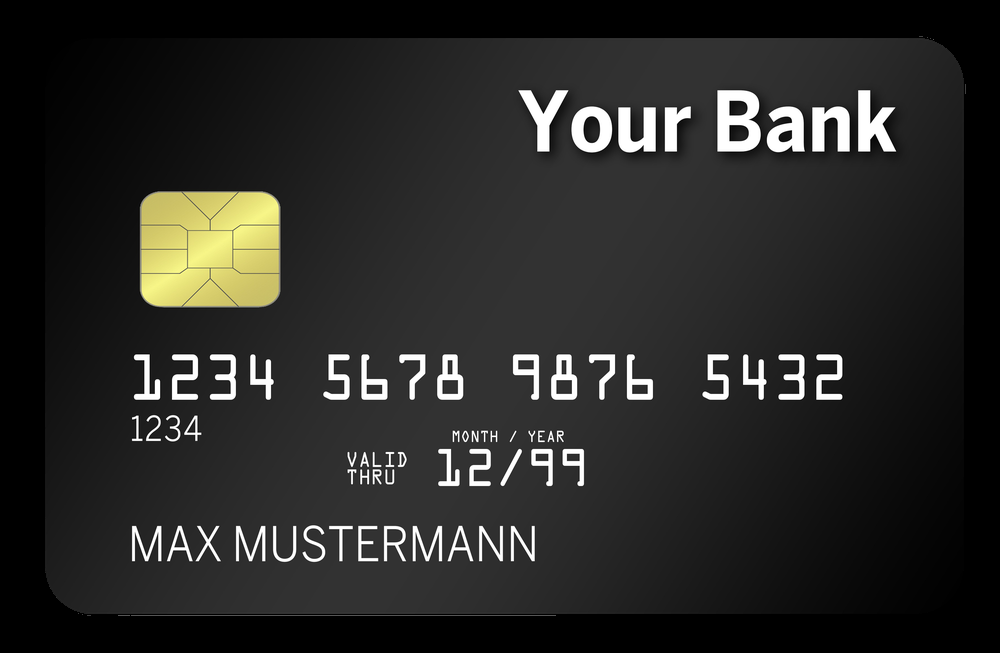
#> input picture test_card.png, 1000 x 653 px, shrunk from 3616 x 2362 before the run
$ python -i measurement_calculator.py   (imports and definitions only)
#> lines starting #> are read from the running program, lines starting #| are printed output that depends on the picture; after the words box and inside, x2 and y2 are one past the last pixel; in counts of white or black regions, pixels touching at a corner belong together
import numpy as np
from typing import Dict, List, Optional
import cv2

class MeasurementCalculator:
    def __init__(self):
        """Initialize measurement calculator"""
        pass

    # [47 lines left out: functions calculate_dimensions, handle_perspective_correction, _calculate_confidence, not called in this run]

    def extract_object_contours(self, warped_image: np.ndarray) -> Optional[np.ndarray]:
        """Extract contours of the object from the top-down warped image."""
        if warped_image is None:
            return None

        # Convert to grayscale
        gray = cv2.cvtColor(warped_image, cv2.COLOR_RGB2GRAY)
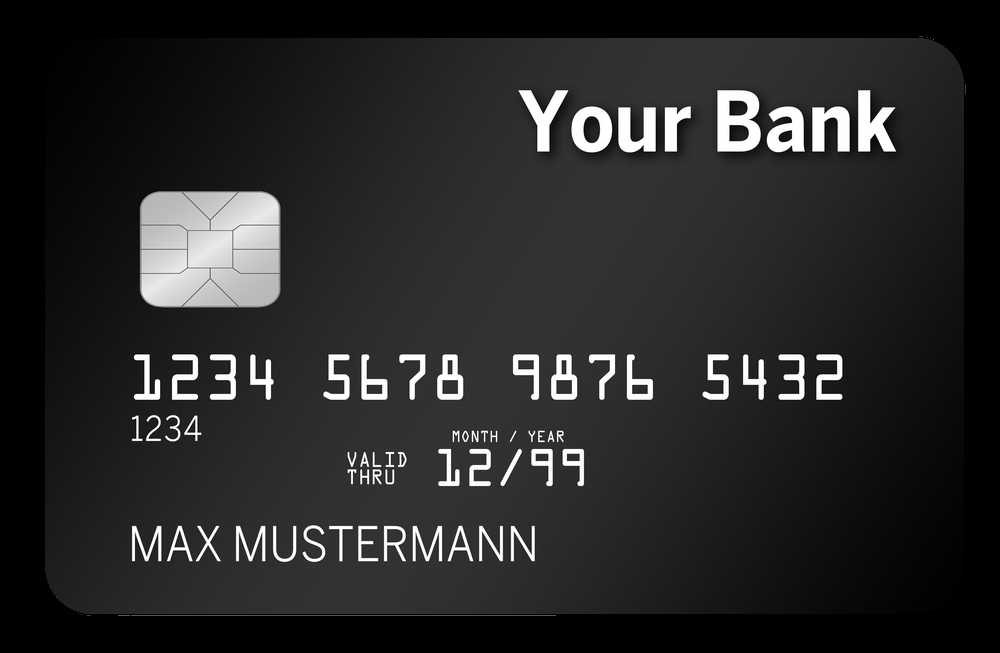
#> gray: shape (653, 1000); min 0, max 255, mean 39.8

        # Apply thresholding to segment the object
        _, thresh = cv2.threshold(gray, 0, 255, cv2.THRESH_BINARY_INV | cv2.THRESH_OTSU)
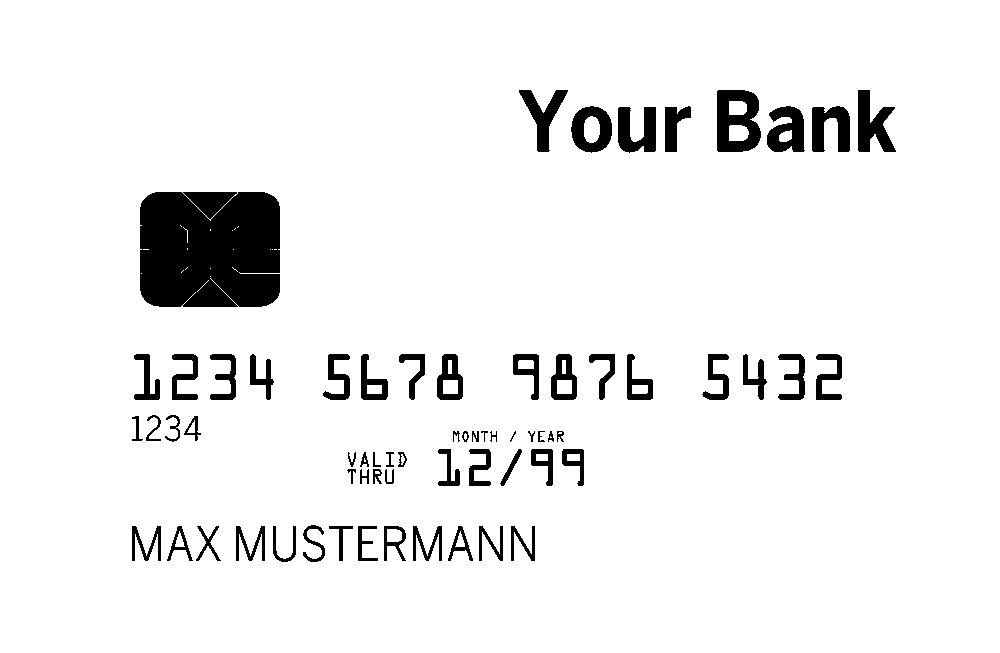
#> thresh: shape (653, 1000); 93.7% white; 66 black regions (1 under 20 px), largest, box (x1, y1, x2, y2) and area: (140, 192, 280, 307) 15560, (717, 90, 761, 152) 1941, (858, 90, 896, 152) 1348

        # Find contours
        contours, _ = cv2.findContours(thresh, cv2.RETR_EXTERNAL, cv2.CHAIN_APPROX_SIMPLE)
#> contours = [[[0, 0], [0, 652], [999, 652], [999, 0]]]

        if not contours:
            return None

        # Return the largest contour by area
        return max(contours, key=cv2.contourArea)

>>> import cv2
>>> picture = cv2.cvtColor(cv2.imread('../../test_card.png'), cv2.COLOR_BGR2RGB)
>>> result = MeasurementCalculator().extract_object_contours(picture)
#> result = [[0, 0], [0, 652], [999, 652], [999, 0]]
